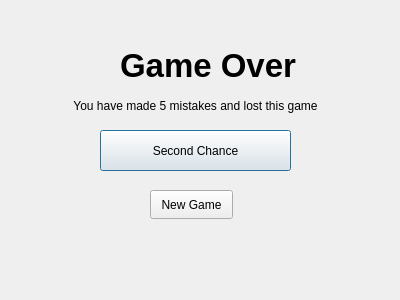
<?xml version="1.0" encoding="UTF-8"?>
<ui version="4.0">
 <class>GameOverDialog</class>
 <widget class="QDialog" name="GameOverDialog">
  <property name="geometry">
   <rect>
    <x>0</x>
    <y>0</y>
    <width>400</width>
    <height>300</height>
   </rect>
  </property>
  <property name="windowTitle">
   <string>Dialog</string>
  </property>
  <widget class="QLabel" name="label">
   <property name="geometry">
    <rect>
     <x>120</x>
     <y>30</y>
     <width>231</width>
     <height>71</height>
    </rect>
   </property>
   <property name="font">
    <font>
     <pointsize>25</pointsize>
     <bold>true</bold>
    </font>
   </property>
   <property name="text">
    <string>Game Over</string>
   </property>
  </widget>
  <widget class="QLabel" name="label_2">
   <property name="geometry">
    <rect>
     <x>50</x>
     <y>70</y>
     <width>291</width>
     <height>71</height>
    </rect>
   </property>
   <property name="text">
    <string>You have made 5 mistakes and lost this game</string>
   </property>
   <property name="alignment">
    <set>Qt::AlignCenter</set>
   </property>
  </widget>
  <widget class="QPushButton" name="secondChanceBtn">
   <property name="geometry">
    <rect>
     <x>100</x>
     <y>130</y>
     <width>191</width>
     <height>41</height>
    </rect>
   </property>
   <property name="text">
    <string>Second Chance</string>
   </property>
  </widget>
  <widget class="QPushButton" name="newGameBtn">
   <property name="geometry">
    <rect>
     <x>150</x>
     <y>190</y>
     <width>83</width>
     <height>29</height>
    </rect>
   </property>
   <property name="text">
    <string>New Game</string>
   </property>
  </widget>
 </widget>
 <resources/>
 <connections/>
</ui>
